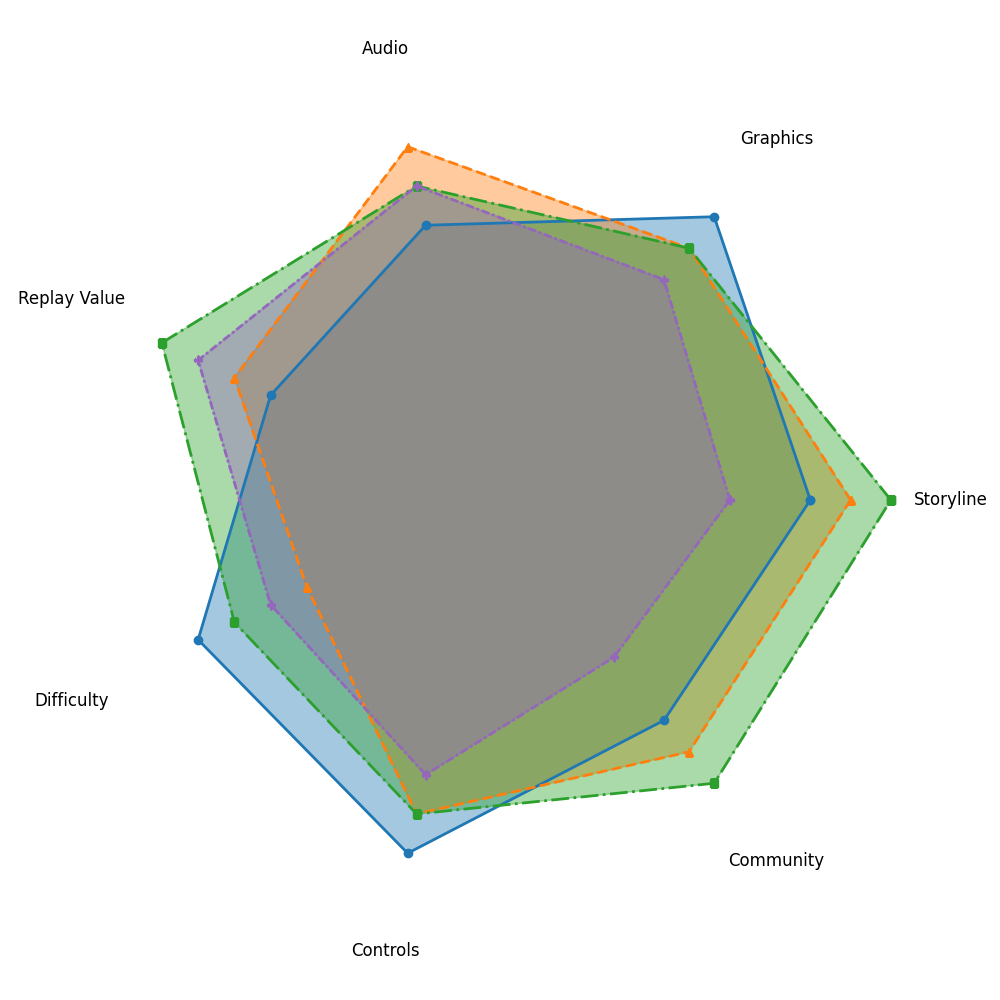

Python code for this plot:
import matplotlib.pyplot as plt
import numpy as np

categories = ['Storyline', 'Graphics', 'Audio', 'Replay Value', 'Difficulty', 'Controls', 'Community']
action_game = [8, 9, 7, 6, 8, 9, 7]
adventure_game = [9, 8, 9, 7, 5, 8, 8]
role_playing_game = [10, 8, 8, 9, 7, 8, 9]
sports_game = [6, 7, 8, 8, 6, 7, 5]

action_game += action_game[:1]
adventure_game += adventure_game[:1]
role_playing_game += role_playing_game[:1]
sports_game += sports_game[:1]

num_vars = len(categories)
angles = np.linspace(0, 2 * np.pi, num_vars, endpoint=False).tolist()
angles += angles[:1]

fig, ax = plt.subplots(figsize=(10, 10), subplot_kw=dict(polar=True))
plt.ylim(0, 11)

genres = {
    'Action': ('#1f77b4', 'solid', 'o'),
    'Adventure': ('#ff7f0e', '--', '^'),
    'Role-Playing': ('#2ca02c', 'dashdot', 's'),
    'Sports': ('#9467bd', (0, (3, 1, 1, 1)), 'P')
}

datasets = [action_game, adventure_game, role_playing_game, sports_game]

for data, (color, linestyle, marker) in zip(datasets, genres.values()):
    ax.plot(angles, data, color=color, linewidth=2, linestyle=linestyle, marker=marker, markersize=6)
    ax.fill(angles, data, color=color, alpha=0.4)

ax.set_xticks(angles[:-1])
ax.set_xticklabels(categories, fontsize=12, ha='center')
ax.set_yticklabels([])
ax.set_yticks([])
ax.spines['polar'].set_visible(False)
ax.grid(False)
plt.tight_layout()
plt.show()
